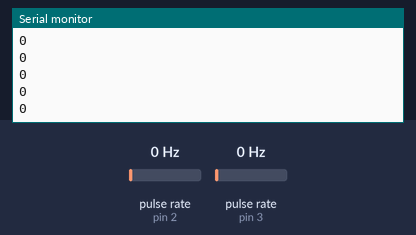
The sketch below on a simulated Arduino Uno, built with avr-gcc and run on an emulated ATmega328P. Shown: the last lines printed to the serial monitor. Wiring (inferred from the names in the program): 2 × pulse sensor: data pin 2 / data pin 3. Inputs (shaded band) come from the test bench; at power-on: pulse rate (sensors on pin 2, pin 3) 0 Hz.

Above: at 1.2 s.
1.3 s: pulse rate (sensor on pin 2) set to 4 Hz
At 2.2 s:
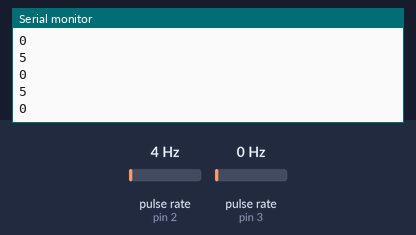
2.8 s: pulse rate (sensor on pin 3) set to 50 Hz
At 3.4 s:
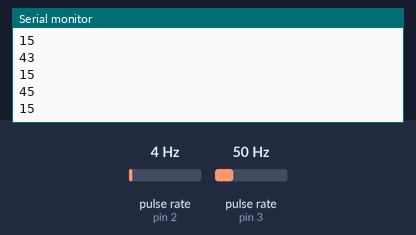
4.3 s: pulse rate (sensor on pin 2) set to 50 Hz
At 5.3 s:
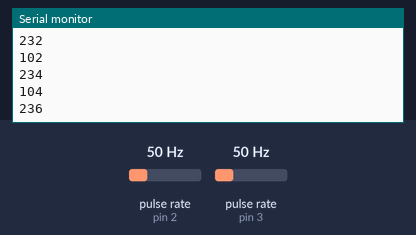
5.8 s: pulse rate (sensor on pin 3) set to 4 Hz
At 6.8 s:
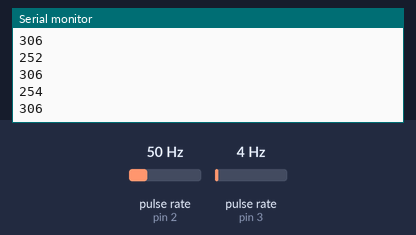
Timing chart, 0 to 8.3 s (numbered marks = the images above; inputs shaded):
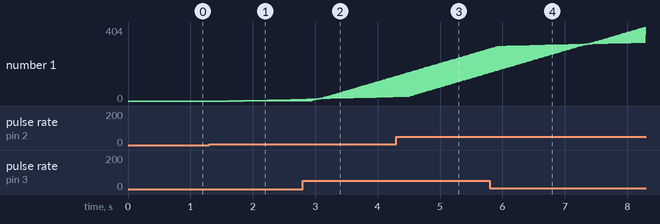

Measured:
- after the input at 1.3 s, the serial monitor: prints a new line after 0.31 s (image 1)
- after the input at 2.8 s, the serial monitor: prints a new line after 0.37 s (image 2)
- plotted number 1: 0 → 10 after the input at 1.3 s, 10 → 136 after the input at 2.8 s

The sketch:

odometryTeachMode.ino
```cpp
//odometryTeachMode - counts the number of pulses sent by the odometer and displays
//them in the serial monitor
//Written by Nathaniel Okunwobi

//definitions for the pins used
#define encoderLeftPin 2
#define encoderRightPin 3

//defining the global variables for the encoder count for each side
long leftEncoderCount = 0;
long rightEncoderCount = 0;

//sets the mode for the encoder pins, attaches interupts to them and initialises
//serial for debugging
void setup() {
  pinMode(encoderLeftPin, INPUT);
  pinMode(encoderRightPin, INPUT);
  attachInterrupt(digitalPinToInterrupt(encoderLeftPin), encoderLeftISR, CHANGE);
  attachInterrupt(digitalPinToInterrupt(encoderRightPin), encoderRightISR, CHANGE);
  Serial.begin(4800); //initializes serial for debugging
}

//repeatedly called when the program is run
void loop() {
  encoderCount();
}

//prints the current encoder counts to the serial monitor
void encoderCount() {
  Serial.println(leftEncoderCount);
  Serial.println(rightEncoderCount);
}

//adds one to the left encoder count
void encoderLeftISR(){
  leftEncoderCount++;
}

//adds one to the right encoder count
void encoderRightISR(){
  rightEncoderCount++;
}
```
